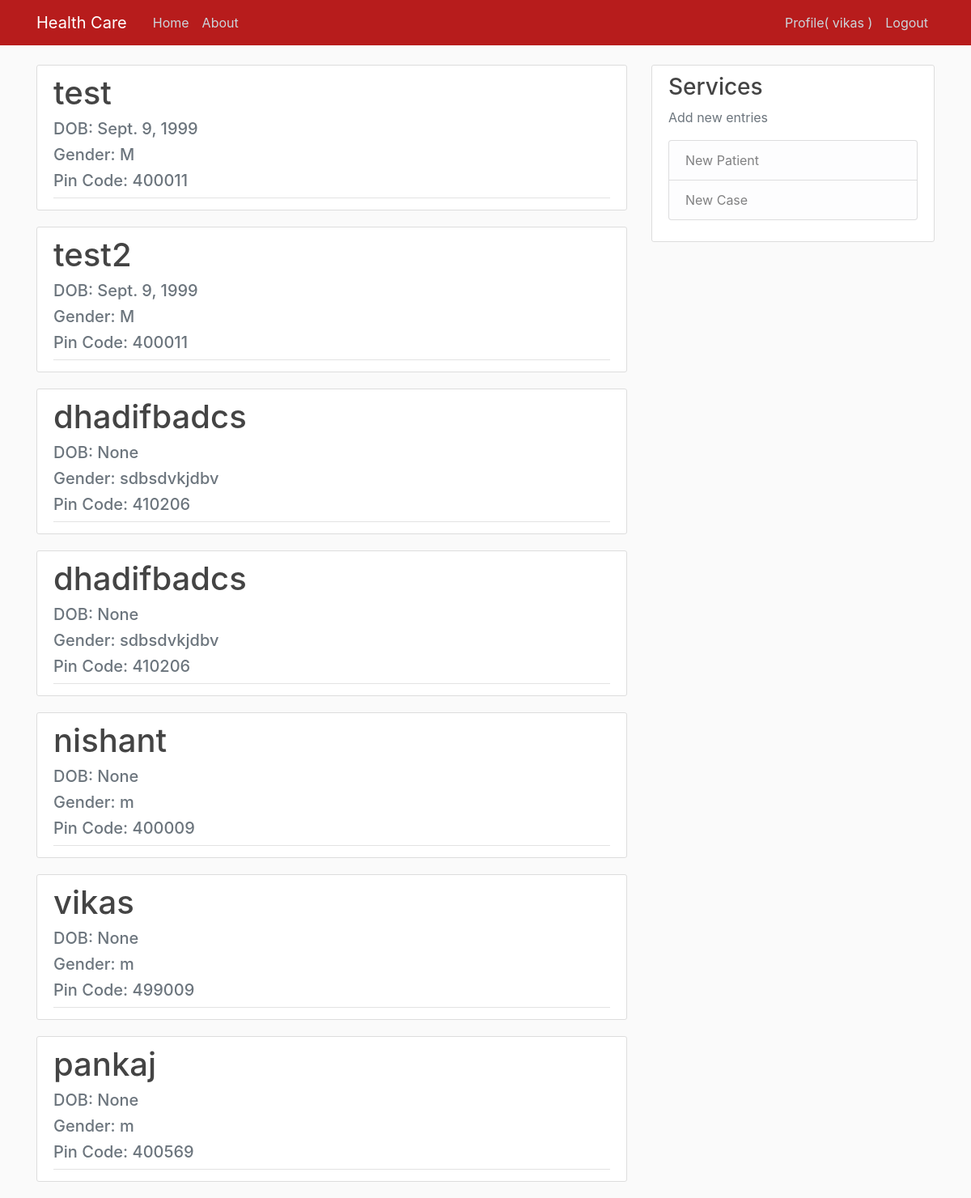
/patients/ (signed in), run on the app's committed database.
### user/models.py (models this page shows, shortened)
class Patient(models.Model):
    uid=models.IntegerField(primary_key=True)
    name=models.CharField(max_length=50)
    gender=models.CharField(max_length=50)
    dob=models.DateField()
    house=models.CharField(max_length=50)
    street=models.CharField(max_length=50)
    landmark=models.CharField(max_length=50)
    postoffice=models.CharField(max_length=50)
    district=models.CharField(max_length=50)
    state=models.CharField(max_length=50)
    pin_code=models.IntegerField()

### user/views.py (the view)
# urls.py: path('patients/', user_views.PatientList.as_view(),name='patients'),
class PatientList(ListView):
    model = Patient
    template_name = 'user/patients.html'
    context_object_name = 'patients'

### user/templates/user/patients.html
{% extends "user/base.html" %}
{% block content %}
{% for patient in patients %}
<article class="media content-section">
    <div class="media-body">
        <div class="article-metadata">
        <h1 class="mr-2" href="#">{{ patient.name }}</h1>
        <h5 class="text-muted">DOB: {{ patient.dob }}</h5>
        <h5 class="text-muted">Gender: {{ patient.gender }}</h5>
        <h5 class="text-muted">Pin Code: {{ patient.pin_code }}</h5>
        </div>
    </div>
    </article>
    {% endfor %}
{% endblock content %}

### user/templates/user/base.html (shortened to what this page needs)
<html>
<head>
    <link rel="stylesheet" href="https://stackpath.bootstrapcdn.com/bootstrap/4.1.3/css/bootstrap.min.css"
>
    <link rel="stylesheet" href="{% static 'user/main.css' %}">
    <link rel="stylesheet" href="{% static 'user/webpage.css' %}">
    <link rel="stylesheet" href="{% static 'user/cropper.css' %}">
</head>
<body>
    <header class="site-header">
        <nav class="navbar navbar-expand-md navbar-dark  fixed-top" style="background:#b71c1c">
            <div class="container">
                <a class="navbar-brand mr-4" href="{% url 'dashboard' %}">Health Care</a>
                <div class="collapse navbar-collapse" id="navbarToggle">
                    <div class="navbar-nav mr-auto">
                        <a class="nav-item nav-link" href="{% url 'dashboard' %}">Home</a>
                        <a class="nav-item nav-link" href="{% url 'about' %}">About</a>
                    </div>
                    <div class="navbar-nav">
                        {% if user.is_authenticated %}
                            <a class="nav-item nav-link" href="{% url 'profile' %}">Profile( {{ user.username }} )</a>
                            <a class="nav-item nav-link" href="{% url 'logout' %}">Logout</a>
                        {% else %}
                            <a class="nav-item nav-link" href="{% url 'login' %}">LogIn</a>
                        {% endif %}
                    </div>
                </div>
            </div>
        </nav>
    </header>
    <main role="main" class="container">
        <div class="row">
            <div class="col-md-8">
                {% block content %}{% endblock %}
            </div>
            {% if user.is_authenticated %}
            <div class="col-md-4" style="">
                <div class="content-section">
                    <h3>Services</h3>
                    <p class='text-muted'>Add new entries
                        <ul class="list-group">
                            <a class="list-group-item list-group-item-light" href="{% url 'newp' %}">New Patient</a>
                            <a class="list-group-item list-group-item-light" href="{% url 'addCase' %}">New Case</a>
                        </ul>
                    </p>
                </div>
            </div>
            {% endif %}
        </div>
    </main>
</body>
</html>

### user/static/user/main.css (style rules this page uses)
body { background: #fafafa; color: #333333; margin-top: 5rem; }
h1, h2, h3, h4, h5, h6 { color: #444444; }
ul { margin: 0; }
.site-header .navbar-nav .nav-link { color: #cbd5db; }
.content-section { background: #ffffff; padding: 10px 20px; border: 1px solid #dddddd; border-radius: 3px; margin-bottom: 20px; }
.article-metadata { padding-bottom: 1px; margin-bottom: 4px; border-bottom: 1px solid #e3e3e3 }

### data on the page
Patient: name "test", dob "Sept. 9, 1999", gender "M", pin_code "400011"
Patient: name "test2", dob "Sept. 9, 1999", gender "M", pin_code "400011"
Patient: name "dhadifbadcs", dob "None", gender "sdbsdvkjdbv", pin_code "410206"
Patient: name "dhadifbadcs", dob "None", gender "sdbsdvkjdbv", pin_code "410206"
Patient: name "nishant", dob "None", gender "m", pin_code "400009"
Patient: name "vikas", dob "None", gender "m", pin_code "499009"
Patient: name "pankaj", dob "None", gender "m", pin_code "400569"

### other printed values
{{ user.username }} "vikas"
